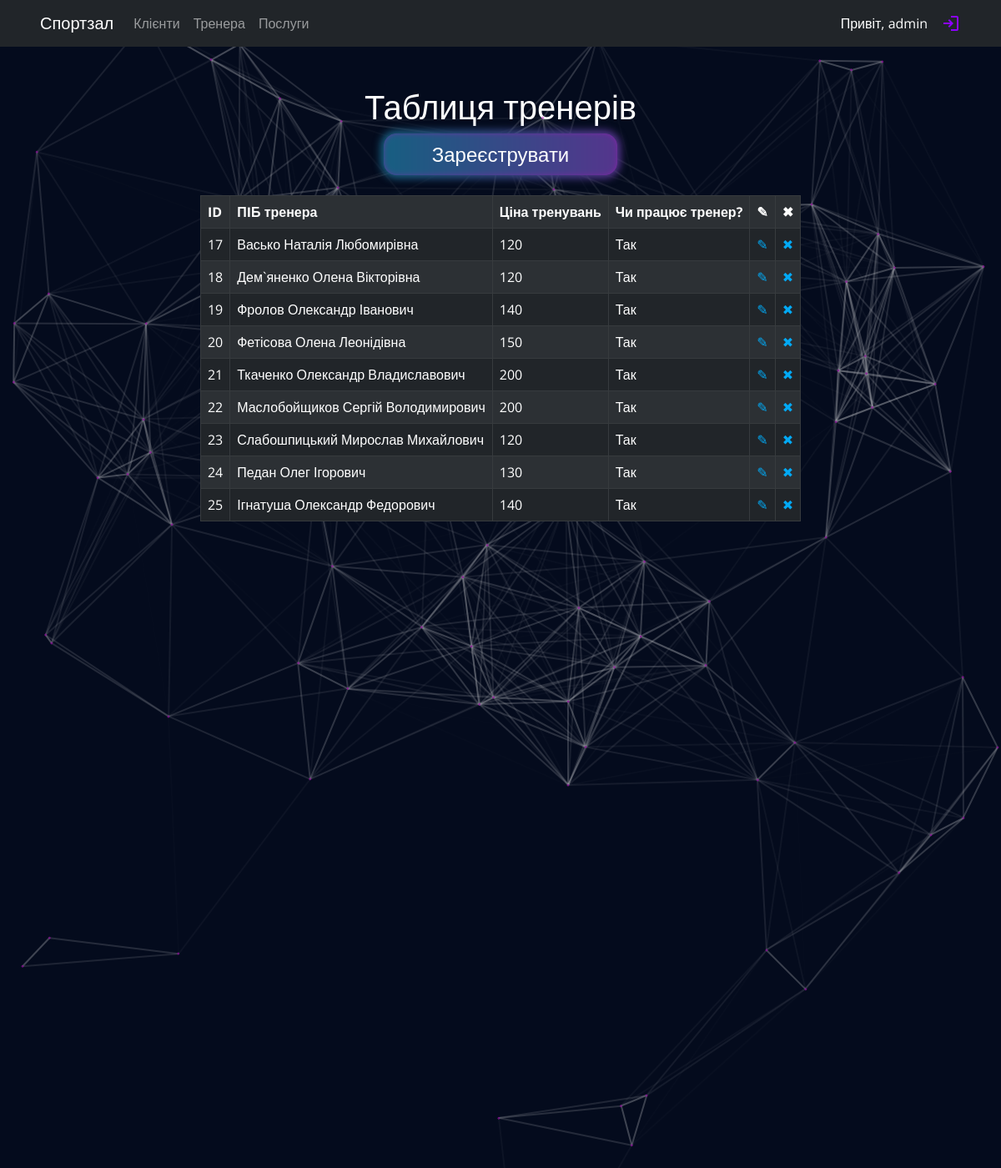
Screenshot of /index.php?table=trainer (signed in) with the database file from the repository.
### tables this page shows
CREATE TABLE `trainer` (
  `trainer_id` int(11) NOT NULL,
  `trainer_fio` varchar(255) NOT NULL,
  `trainer_price` varchar(255) NOT NULL,
  `is_work` varchar(10) NOT NULL
);

### includes/auth.php (called while the page is built, shortened)
<?php
$is_login = false;
if (isset($_SESSION['user'])) {
    $is_login = true;
}
if ($is_login && $_SESSION['user'][1] == 'admin') {
    $is_admin = true;
}
function is_login()
{
    if (isset($_SESSION['user'])) {
        return true;
    }
    return false;
}
?>

### includes/connection.php (called while the page is built, shortened)
<?php
function _switch($table)
{
    switch ($table) {
        case 'trainer':
            $name = 'Таблиця тренерів';
            $cols = ['ID', 'ПIБ тренера', 'Ціна тренувань', 'Чи працює тренер?'];
            $n_cols = [
                'trainer_id' => $cols[0],
                'trainer_fio' => $cols[1],
                'trainer_price' => $cols[2],
                'is_work' => $cols[3]
            ];
            break;
    }
    return [
        'name'   => $name,
        'cols'   => $cols,
        'n_cols' => $n_cols
    ];
}

### index.php (the view, shortened to what this page needs)
<?php require_once 'includes/auth.php' ?>
<?php
require_once("includes/connection.php");
require 'includes/header.php';
$table = htmlspecialchars($_GET['table']);
extract(_switch($table));
$data = mysqli_query($con, "SELECT * FROM `$table`");
if ($data) {
?>
    <div class="container-fluid text-center text-white">
        <h1 class="pt-5"><?= $name ?></h1>
    </div>
    <?php if ($is_admin ||  $table == 'client') : ?>
        <div class="container" style="z-index:9999;position:relative;">
            <a href="create.php?table=<?= $table ?>" class="btn btn-order d-block">Зареєструвати</a>
        </div>
    <?php endif; ?>
    <?php if (!(!$is_admin && $table == 'client')) : ?>
        <table class="mt-4 table table-dark table-bordered table-striped">
            <tr>
                <?php foreach ($cols as $col) : ?>
                    <th><?= htmlspecialchars($col) ?></th>
                <?php endforeach; ?>
                <?php if ($is_admin) : ?>
                    <th>&#9998;</th>
                    <th>&#10006;</th>
                <?php endif; ?>
            </tr>
            <?php foreach ($data as $row) : ?>
                <tr>
                    <?php $i = 0; ?>
                    <?php foreach ($row as $key => $field) : ?>
                        <?php
                        if ($i == 0) {
                            $temp_id = $field;
                        }
                        ?>
                        <td>
                            <?= htmlspecialchars($field) ?>
                        </td>
                        <?php $i++; ?>
                    <?php endforeach; ?>
                    <?php if ($is_admin) : ?>
                        <td>
                            <a href="edit.php?table=<?= htmlspecialchars($table) ?>&id=<?= htmlspecialchars($temp_id) ?>">&#9998;</a>
                        </td>
                        <td>
                            <a href="delete.php?table=<?= htmlspecialchars($table) ?>&id=<?= htmlspecialchars($temp_id) ?>">&#10006;</a>
                        </td>
                    <?php endif; ?>
                </tr>
            <?php endforeach; ?>
        </table>
    <?php endif; ?>
<?php
} else {
    echo ('<h1 style="color: #fff;">This table is empty!</h1>');
}
require 'includes/footer.php';
?>

### includes/header.php (shortened to what this page needs)
<?php require_once("includes/connection.php"); ?>
<!DOCTYPE html>
<html lang="en">
<head>
  <link href="https://cdn.jsdelivr.net/npm/bootstrap@5.2.3/dist/css/bootstrap.min.css" rel="stylesheet">
  <link href="./css/style.css" media="screen" rel="stylesheet">
  <link href="./css/style-table.css" media="screen" rel="stylesheet">
</head>
<body>
  <?php if (!isset($_GET['qwerty'])) : ?>
    <div id="particles-js"></div>
  <?php endif; ?>
  <?php if (is_login()) : ?>
    <nav class="navbar navbar-expand-lg bg-dark navbar-dark">
      <div class="container-fluid px-5">
        <a class="navbar-brand" href="./map.php"><span class='pricolation'>Спортзал</span></a>
        <div class="collapse navbar-collapse" id="navbarSupportedContent">
          <ul class="navbar-nav me-auto mb-2 mb-lg-0">
            <li class="nav-item">
              <a class="nav-link" href="index.php?table=client"><span class="header-underline">Клієнти</span></a>
            </li>
            <li class="nav-item">
              <a class="nav-link" href="index.php?table=trainer"><span class="header-underline">Тренера</a>
            </li>
            <li class="nav-item">
              <a class="nav-link" href="index.php?table=service"><span class="header-underline">Послуги</a>
            </li>
          </ul>
          <div class="ms-auto text-white d-flex align-items-center">
            Привіт, <?= $_SESSION['user'][0] ?><a href="logout.php" class="text-white ps-3" title="Вийти">
              <svg xmlns="http://www.w3.org/2000/svg" style="fill: #8c00ff;" height="24" width="24">
                <path d="M12 21v-2h7V5h-7V3h7q.825 0 1.413.587Q21 4.175 21 5v14q0 .825-.587 1.413Q19.825 21 19 21Zm-2-4-1.375-1.45 2.55-2.55H3v-2h8.175l-2.55-2.55L10 7l5 5Z" />
              </svg>
            </a>
          </div>
        </div>
      </div>
    </nav>
  <?php endif; ?>

### includes/footer.php (shortened to what this page needs)
</body>
</html>

### css/style.css (style rules this page uses)
* { user-select: none; }
body { width: 100%; height: auto; overflow-x: hidden; background-color: #040B1D; box-sizing: border-box; font-family: 'Open Sans', sans-serif; color: black; }
.header-underline { position: relative; text-decoration: none; }
.header-underline:after { display: block; position: absolute; right: 0; width: 0; height: 2px; background-color: #be0fc4; content: ""; transition: width 0.3s ease-out; }
#particles-js { position: absolute; width: 100%; height: 115%; background-repeat: no-repeat; background-size: cover; background-position: 50% 50%; opacity: 0.7; z-index: 0 !important; }
a { color: #f58220; font-weight: 400; }
span { font-weight: 300; }
.btn-order { font-style: "Montserrat"; font-style: normal; background-color: #be0fc4; border-color: #be0fc4; position: relative; display: flex; margin-left: auto; margin-right: auto; justify-content: center; text-decoration: none; color: white; font-size: 24px; width: 280px !important; border-radius: 15px; z-index: 1; -moz-box-sizing: border-box; -webkit-box-sizing: border-box; box-sizing: border-box; width: 350px; height: auto; }
.btn-order:before { content: ""; position: absolute; top: -5px; right: -5px; bottom: -5px; left: -5px; z-index: -1; background: linear-gradient(90deg, #165f81, #940a99, #04567c); background-size: 400%; border-radius: 20px; transition: .5s; filter: blur(5px); opacity: 1; animation: animate-btn 15s linear infinite; }

### css/style-table.css (style rules this page uses)
table { margin-left: auto; margin-right: auto; width: unset !important; position: relative; }
th, td { font-size: 16px; padding: 8px; }
th { background: red; color: #fff; }
a { text-decoration: none; transition: 0.2s ease; color: #03a9f4; }

### index.php (style rules this page uses)
#particles-js { z-index: 0; }

### rows the page displays
trainer: trainer_id "17", trainer_fio "Васько Наталія Любомирівна", trainer_price "120", is_work "Так"
trainer: trainer_id "18", trainer_fio "Дем`яненко Олена Вікторівна", trainer_price "120", is_work "Так"
trainer: trainer_id "19", trainer_fio "Фролов Олександр Іванович", trainer_price "140", is_work "Так"
trainer: trainer_id "20", trainer_fio "Фетісова Олена Леонідівна", trainer_price "150", is_work "Так"
trainer: trainer_id "21", trainer_fio "Ткаченко Олександр Владиславович", trainer_price "200", is_work "Так"
trainer: trainer_id "22", trainer_fio "Маслобойщиков Сергій Володимирович", trainer_price "200", is_work "Так"
trainer: trainer_id "23", trainer_fio "Слабошпицький Мирослав Михайлович", trainer_price "120", is_work "Так"
trainer: trainer_id "24", trainer_fio "Педан Олег Ігорович", trainer_price "130", is_work "Так"
trainer: trainer_id "25", trainer_fio "Ігнатуша Олександр Федорович", trainer_price "140", is_work "Так"

### other values shown
$_SESSION['user'][0] "admin"
$col "ID"
$col "ПIБ тренера"
$col "Ціна тренувань"
$col "Чи працює тренер?"
